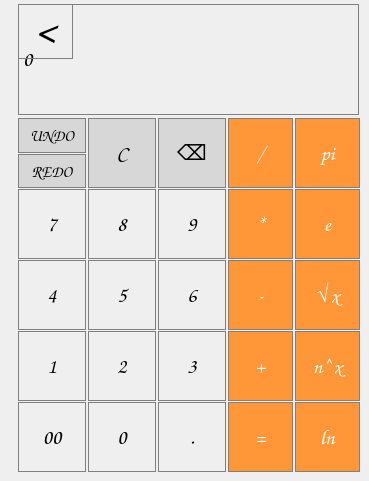
   <widget class="QWidget" name="page_2">
    <widget class="QPushButton" name="pushBtn_Backspace1">
     <property name="geometry">
      <rect>
       <x>158</x>
       <y>118</y>
       <width>68</width>
       <height>70</height>
      </rect>
     </property>
     <property name="font">
      <font>
       <family>Comic Sans MS</family>
       <pointsize>16</pointsize>
      </font>
     </property>
     <property name="styleSheet">
      <string notr="true">QPushButton {
  color: black;
  background-color: rgb(215, 215, 215);
  border: 1px solid gray;
}
QPushButton:pressed {
    background-color: qlineargradient(x1: 0, y1: 0, x2: 0, y2: 1,
                                      stop: 0 #BEBEBE, stop: 1 #D7D7D7);
}</string>
     </property>
     <property name="text">
      <string>⌫</string>
     </property>
    </widget>
    <widget class="QPushButton" name="pushBtn_Redo1">
     <property name="geometry">
      <rect>
       <x>18</x>
       <y>154</y>
       <width>68</width>
       <height>34</height>
      </rect>
     </property>
     <property name="font">
      <font>
       <family>Comic Sans MS</family>
       <pointsize>12</pointsize>
      </font>
     </property>
     <property name="styleSheet">
      <string notr="true">QPushButton {
  color: black;
  background-color: rgb(215, 215, 215);
  border: 1px solid gray;
}
QPushButton:pressed {
    background-color: qlineargradient(x1: 0, y1: 0, x2: 0, y2: 1,
                                      stop: 0 #BEBEBE, stop: 1 #D7D7D7);
}</string>
     </property>
     <property name="text">
      <string>REDO</string>
     </property>
    </widget>
    <widget class="QPushButton" name="pushBtn_Clear1">
     <property name="geometry">
      <rect>
       <x>88</x>
       <y>118</y>
       <width>68</width>
       <height>70</height>
      </rect>
     </property>
     <property name="font">
      <font>
       <family>Comic Sans MS</family>
       <pointsize>16</pointsize>
      </font>
     </property>
     <property name="styleSheet">
      <string notr="true">QPushButton {
  color: black;
  background-color: rgb(215, 215, 215);
  border: 1px solid gray;
}
QPushButton:pressed {
    background-color: qlineargradient(x1: 0, y1: 0, x2: 0, y2: 1,
                                      stop: 0 #BEBEBE, stop: 1 #D7D7D7);
}</string>
     </property>
     <property name="text">
      <string>C</string>
     </property>
    </widget>
    <widget class="QPushButton" name="pushBtn_Undo1">
     <property name="geometry">
      <rect>
       <x>18</x>
       <y>118</y>
       <width>68</width>
       <height>35</height>
      </rect>
     </property>
     <property name="font">
      <font>
       <family>Comic Sans MS</family>
       <pointsize>12</pointsize>
      </font>
     </property>
     <property name="styleSheet">
      <string notr="true">QPushButton {
  color: black;
  background-color: rgb(215, 215, 215);
  border: 1px solid gray;
}
QPushButton:pressed {
    background-color: qlineargradient(x1: 0, y1: 0, x2: 0, y2: 1,
                                      stop: 0 #BEBEBE, stop: 1 #D7D7D7);
}</string>
     </property>
     <property name="text">
      <string>UNDO</string>
     </property>
    </widget>
    <widget class="QPushButton" name="pushBtn_Div1">
     <property name="geometry">
      <rect>
       <x>228</x>
       <y>118</y>
       <width>65</width>
       <height>70</height>
      </rect>
     </property>
     <property name="font">
      <font>
       <family>Comic Sans MS</family>
       <pointsize>16</pointsize>
      </font>
     </property>
     <property name="styleSheet">
      <string notr="true">QPushButton {
  background-color: rgb(255, 151, 57);
  color: white; 
  border: 1px solid gray;
}

QPushButton:pressed {
    background-color: qlineargradient(x1: 0, y1: 0, x2: 0, y2: 1,
                                      stop: 0 #FF7832, stop: 1 #FF9739);
}</string>
     </property>
     <property name="text">
      <string>/</string>
     </property>
    </widget>
    <widget class="QPushButton" name="pushBtn_16">
     <property name="geometry">
      <rect>
       <x>158</x>
       <y>260</y>
       <width>68</width>
       <height>70</height>
      </rect>
     </property>
     <property name="font">
      <font>
       <family>Comic Sans MS</family>
       <pointsize>16</pointsize>
      </font>
     </property>
     <property name="styleSheet">
      <string notr="true">QPushButton {
   color: black;
   border: 1px solid gray;
}
QPushButton:pressed {
    background-color: qlineargradient(x1: 0, y1: 0, x2: 0, y2: 1,
                                      stop: 0 #dadbde, stop: 1 #f6f7fa);
}</string>
     </property>
     <property name="text">
      <string>6</string>
     </property>
    </widget>
    <widget class="QPushButton" name="pushBtn_19">
     <property name="geometry">
      <rect>
       <x>158</x>
       <y>189</y>
       <width>68</width>
       <height>70</height>
      </rect>
     </property>
     <property name="font">
      <font>
       <family>Comic Sans MS</family>
       <pointsize>16</pointsize>
      </font>
     </property>
     <property name="styleSheet">
      <string notr="true">QPushButton {
   color: black;
   border: 1px solid gray;
}
QPushButton:pressed {
    background-color: qlineargradient(x1: 0, y1: 0, x2: 0, y2: 1,
                                      stop: 0 #dadbde, stop: 1 #f6f7fa);
}</string>
     </property>
     <property name="text">
      <string>9</string>
     </property>
    </widget>
    <widget class="QPushButton" name="pushBtn_18">
     <property name="geometry">
      <rect>
       <x>88</x>
       <y>189</y>
       <width>68</width>
       <height>70</height>
      </rect>
     </property>
     <property name="font">
      <font>
       <family>Comic Sans MS</family>
       <pointsize>16</pointsize>
      </font>
     </property>
     <property name="styleSheet">
      <string notr="true">QPushButton {
   color: black;
   border: 1px solid gray;
}
QPushButton:pressed {
    background-color: qlineargradient(x1: 0, y1: 0, x2: 0, y2: 1,
                                      stop: 0 #dadbde, stop: 1 #f6f7fa);
}</string>
     </property>
     <property name="text">
      <string>8</string>
     </property>
    </widget>
    <widget class="QPushButton" name="pushBtn_17">
     <property name="geometry">
      <rect>
       <x>18</x>
       <y>189</y>
       <width>68</width>
       <height>70</height>
      </rect>
     </property>
     <property name="font">
      <font>
       <family>Comic Sans MS</family>
       <pointsize>16</pointsize>
      </font>
     </property>
     <property name="styleSheet">
      <string notr="true">QPushButton {
   color: black;
   border: 1px solid gray;
}
QPushButton:pressed {
    background-color: qlineargradient(x1: 0, y1: 0, x2: 0, y2: 1,
                                      stop: 0 #dadbde, stop: 1 #f6f7fa);
}</string>
     </property>
     <property name="text">
      <string>7</string>
     </property>
    </widget>
    <widget class="QPushButton" name="pushBtn_Mult1">
     <property name="geometry">
      <rect>
       <x>228</x>
       <y>189</y>
       <width>65</width>
       <height>70</height>
      </rect>
     </property>
     <property name="font">
      <font>
       <family>Comic Sans MS</family>
       <pointsize>16</pointsize>
      </font>
     </property>
     <property name="styleSheet">
      <string notr="true">QPushButton {
  background-color: rgb(255, 151, 57);
  color: white; 
  border: 1px solid gray;
}

QPushButton:pressed {
    background-color: qlineargradient(x1: 0, y1: 0, x2: 0, y2: 1,
                                      stop: 0 #FF7832, stop: 1 #FF9739);
}</string>
     </property>
     <property name="text">
      <string>*</string>
     </property>
    </widget>
    <widget class="QPushButton" name="pushBtn_Sub1">
     <property name="geometry">
      <rect>
       <x>228</x>
       <y>260</y>
       <width>65</width>
       <height>70</height>
      </rect>
     </property>
     <property name="font">
      <font>
       <family>Comic Sans MS</family>
       <pointsize>16</pointsize>
      </font>
     </property>
     <property name="styleSheet">
      <string notr="true">QPushButton {
  background-color: rgb(255, 151, 57);
  color: white; 
  border: 1px solid gray;
}

QPushButton:pressed {
    background-color: qlineargradient(x1: 0, y1: 0, x2: 0, y2: 1,
                                      stop: 0 #FF7832, stop: 1 #FF9739);
}</string>
     </property>
     <property name="text">
      <string>-</string>
     </property>
    </widget>
    <widget class="QPushButton" name="pushBtn_15">
     <property name="geometry">
      <rect>
       <x>88</x>
       <y>260</y>
       <width>68</width>
       <height>70</height>
      </rect>
     </property>
     <property name="font">
      <font>
       <family>Comic Sans MS</family>
       <pointsize>16</pointsize>
      </font>
     </property>
     <property name="styleSheet">
      <string notr="true">QPushButton {
   color: black;
   border: 1px solid gray;
}
QPushButton:pressed {
    background-color: qlineargradient(x1: 0, y1: 0, x2: 0, y2: 1,
                                      stop: 0 #dadbde, stop: 1 #f6f7fa);
}</string>
     </property>
     <property name="text">
      <string>5</string>
     </property>
    </widget>
    <widget class="QPushButton" name="pushBtn_14">
     <property name="geometry">
      <rect>
       <x>18</x>
       <y>260</y>
       <width>68</width>
       <height>70</height>
      </rect>
     </property>
     <property name="font">
      <font>
       <family>Comic Sans MS</family>
       <pointsize>16</pointsize>
      </font>
     </property>
     <property name="styleSheet">
      <string notr="true">QPushButton {
   color: black;
   border: 1px solid gray;
}
QPushButton:pressed {
    background-color: qlineargradient(x1: 0, y1: 0, x2: 0, y2: 1,
                                      stop: 0 #dadbde, stop: 1 #f6f7fa);
}</string>
     </property>
     <property name="text">
      <string>4</string>
     </property>
    </widget>
    <widget class="QLabel" name="screen_2">
     <property name="geometry">
      <rect>
       <x>18</x>
       <y>4</y>
       <width>341</width>
       <height>111</height>
      </rect>
     </property>
     <property name="font">
      <font>
       <family>Comic Sans MS</family>
       <pointsize>16</pointsize>
       <italic>false</italic>
      </font>
     </property>
     <property name="styleSheet">
      <string notr="true">QLabel {
  color: black;
  qproperty-alignment: 'AlignVCenter | AlignRight';
  border: 1px solid gray;
}</string>
     </property>
     <property name="frameShape">
      <enum>QFrame::Shape::Box</enum>
     </property>
     <property name="text">
      <string>0</string>
     </property>
    </widget>
    <widget class="QPushButton" name="pushBtn_Equals1">
     <property name="geometry">
      <rect>
       <x>228</x>
       <y>402</y>
       <width>65</width>
       <height>70</height>
      </rect>
     </property>
     <property name="font">
      <font>
       <family>Comic Sans MS</family>
       <pointsize>16</pointsize>
      </font>
     </property>
     <property name="styleSheet">
      <string notr="true">QPushButton {
  background-color: rgb(255, 151, 57);
  color: white; 
  border: 1px solid gray;
}

QPushButton:pressed {
    background-color: qlineargradient(x1: 0, y1: 0, x2: 0, y2: 1,
                                      stop: 0 #FF7832, stop: 1 #FF9739);
}</string>
     </property>
     <property name="text">
      <string>=</string>
     </property>
    </widget>
    <widget class="QPushButton" name="pushBtn_Add1">
     <property name="geometry">
      <rect>
       <x>228</x>
       <y>331</y>
       <width>65</width>
       <height>70</height>
      </rect>
     </property>
     <property name="font">
      <font>
       <family>Comic Sans MS</family>
       <pointsize>16</pointsize>
      </font>
     </property>
     <property name="styleSheet">
      <string notr="true">QPushButton {
  background-color: rgb(255, 151, 57);
  color: white; 
  border: 1px solid gray;
}

QPushButton:pressed {
    background-color: qlineargradient(x1: 0, y1: 0, x2: 0, y2: 1,
                                      stop: 0 #FF7832, stop: 1 #FF9739);
}</string>
     </property>
     <property name="text">
      <string>+</string>
     </property>
    </widget>
    <widget class="QPushButton" name="pushBtn_13">
     <property name="geometry">
      <rect>
       <x>158</x>
       <y>331</y>
       <width>68</width>
       <height>70</height>
      </rect>
     </property>
     <property name="font">
      <font>
       <family>Comic Sans MS</family>
       <pointsize>16</pointsize>
      </font>
     </property>
     <property name="styleSheet">
      <string notr="true">QPushButton {
   color: black;
   border: 1px solid gray;
}
QPushButton:pressed {
    background-color: qlineargradient(x1: 0, y1: 0, x2: 0, y2: 1,
                                      stop: 0 #dadbde, stop: 1 #f6f7fa);
}</string>
     </property>
     <property name="text">
      <string>3</string>
     </property>
    </widget>
    <widget class="QPushButton" name="pushBtn_11">
     <property name="geometry">
      <rect>
       <x>18</x>
       <y>331</y>
       <width>68</width>
       <height>70</height>
      </rect>
     </property>
     <property name="font">
      <font>
       <family>Comic Sans MS</family>
       <pointsize>16</pointsize>
      </font>
     </property>
     <property name="styleSheet">
      <string notr="true">QPushButton {
   color: black;
   border: 1px solid gray;
}
QPushButton:pressed {
    background-color: qlineargradient(x1: 0, y1: 0, x2: 0, y2: 1,
                                      stop: 0 #dadbde, stop: 1 #f6f7fa);
}</string>
     </property>
     <property name="text">
      <string>1</string>
     </property>
    </widget>
    <widget class="QPushButton" name="pushBtn_FloatingPoint1">
     <property name="geometry">
      <rect>
       <x>158</x>
       <y>402</y>
       <width>68</width>
       <height>70</height>
      </rect>
     </property>
     <property name="font">
      <font>
       <family>Comic Sans MS</family>
       <pointsize>16</pointsize>
      </font>
     </property>
     <property name="styleSheet">
      <string notr="true">QPushButton {
   color: black;
   border: 1px solid gray;
}
QPushButton:pressed {
    background-color: qlineargradient(x1: 0, y1: 0, x2: 0, y2: 1,
                                      stop: 0 #dadbde, stop: 1 #f6f7fa);
}</string>
     </property>
     <property name="text">
      <string>.</string>
     </property>
    </widget>
    <widget class="QPushButton" name="pushBtn_100">
     <property name="geometry">
      <rect>
       <x>18</x>
       <y>402</y>
       <width>68</width>
       <height>70</height>
      </rect>
     </property>
     <property name="font">
      <font>
       <family>Comic Sans MS</family>
       <pointsize>16</pointsize>
      </font>
     </property>
     <property name="styleSheet">
      <string notr="true">QPushButton {
   color: black;
   border: 1px solid gray;
}
QPushButton:pressed {
    background-color: qlineargradient(x1: 0, y1: 0, x2: 0, y2: 1,
                                      stop: 0 #dadbde, stop: 1 #f6f7fa);
}</string>
     </property>
     <property name="text">
      <string>00</string>
     </property>
    </widget>
    <widget class="QPushButton" name="pushBtn_10">
     <property name="geometry">
      <rect>
       <x>88</x>
       <y>402</y>
       <width>68</width>
       <height>70</height>
      </rect>
     </property>
     <property name="font">
      <font>
       <family>Comic Sans MS</family>
       <pointsize>16</pointsize>
      </font>
     </property>
     <property name="styleSheet">
      <string notr="true">QPushButton {
   color: black;
   border: 1px solid gray;
}
QPushButton:pressed {
    background-color: qlineargradient(x1: 0, y1: 0, x2: 0, y2: 1,
                                      stop: 0 #dadbde, stop: 1 #f6f7fa);
}</string>
     </property>
     <property name="text">
      <string>0</string>
     </property>
    </widget>
    <widget class="QPushButton" name="pushBtn_12">
     <property name="geometry">
      <rect>
       <x>88</x>
       <y>331</y>
       <width>68</width>
       <height>70</height>
      </rect>
     </property>
     <property name="font">
      <font>
       <family>Comic Sans MS</family>
       <pointsize>16</pointsize>
      </font>
     </property>
     <property name="styleSheet">
      <string notr="true">QPushButton {
   color: black;
   border: 1px solid gray;
}
QPushButton:pressed {
    background-color: qlineargradient(x1: 0, y1: 0, x2: 0, y2: 1,
                                      stop: 0 #dadbde, stop: 1 #f6f7fa);
}</string>
     </property>
     <property name="text">
      <string>2</string>
     </property>
    </widget>
    <widget class="QPushButton" name="pushBtn_Menu1">
     <property name="geometry">
      <rect>
       <x>18</x>
       <y>4</y>
       <width>55</width>
       <height>55</height>
      </rect>
     </property>
     <property name="font">
      <font>
       <family>Comic Sans MS</family>
       <pointsize>30</pointsize>
       <italic>false</italic>
       <bold>false</bold>
      </font>
     </property>
     <property name="styleSheet">
      <string notr="true">QPushButton {
   color: black;
   border: 1px solid gray;
}
QPushButton:pressed {
    background-color: qlineargradient(x1: 0, y1: 0, x2: 0, y2: 1,
                                      stop: 0 #dadbde, stop: 1 #f6f7fa);
}</string>
     </property>
     <property name="text">
      <string>&lt;</string>
     </property>
    </widget>
    <widget class="QPushButton" name="pushBtn_pow">
     <property name="geometry">
      <rect>
       <x>295</x>
       <y>331</y>
       <width>65</width>
       <height>70</height>
      </rect>
     </property>
     <property name="font">
      <font>
       <family>Comic Sans MS</family>
       <pointsize>16</pointsize>
      </font>
     </property>
     <property name="styleSheet">
      <string notr="true">QPushButton {
  background-color: rgb(255, 151, 57);
  color: white; 
  border: 1px solid gray;
}

QPushButton:pressed {
    background-color: qlineargradient(x1: 0, y1: 0, x2: 0, y2: 1,
                                      stop: 0 #FF7832, stop: 1 #FF9739);
}</string>
     </property>
     <property name="text">
      <string>n^x</string>
     </property>
    </widget>
    <widget class="QPushButton" name="pushBtn_exp">
     <property name="geometry">
      <rect>
       <x>295</x>
       <y>189</y>
       <width>65</width>
       <height>70</height>
      </rect>
     </property>
     <property name="font">
      <font>
       <family>Comic Sans MS</family>
       <pointsize>16</pointsize>
      </font>
     </property>
     <property name="styleSheet">
      <string notr="true">QPushButton {
  background-color: rgb(255, 151, 57);
  color: white; 
  border: 1px solid gray;
}

QPushButton:pressed {
    background-color: qlineargradient(x1: 0, y1: 0, x2: 0, y2: 1,
                                      stop: 0 #FF7832, stop: 1 #FF9739);
}</string>
     </property>
     <property name="text">
      <string>e</string>
     </property>
    </widget>
    <widget class="QPushButton" name="pushBtn_natural_log">
     <property name="geometry">
      <rect>
       <x>295</x>
       <y>402</y>
       <width>65</width>
       <height>70</height>
      </rect>
     </property>
     <property name="font">
      <font>
       <family>Comic Sans MS</family>
       <pointsize>16</pointsize>
      </font>
     </property>
     <property name="styleSheet">
      <string notr="true">QPushButton {
  background-color: rgb(255, 151, 57);
  color: white; 
  border: 1px solid gray;
}

QPushButton:pressed {
    background-color: qlineargradient(x1: 0, y1: 0, x2: 0, y2: 1,
                                      stop: 0 #FF7832, stop: 1 #FF9739);
}</string>
     </property>
     <property name="text">
      <string>ln</string>
     </property>
    </widget>
    <widget class="QPushButton" name="pushBtn_pi">
     <property name="geometry">
      <rect>
       <x>295</x>
       <y>118</y>
       <width>65</width>
       <height>70</height>
      </rect>
     </property>
     <property name="font">
      <font>
       <family>Comic Sans MS</family>
       <pointsize>16</pointsize>
      </font>
     </property>
     <property name="styleSheet">
      <string notr="true">QPushButton {
  background-color: rgb(255, 151, 57);
  color: white; 
  border: 1px solid gray;
}

QPushButton:pressed {
    background-color: qlineargradient(x1: 0, y1: 0, x2: 0, y2: 1,
                                      stop: 0 #FF7832, stop: 1 #FF9739);
}</string>
     </property>
     <property name="text">
      <string>pi</string>
     </property>
    </widget>
    <widget class="QPushButton" name="pushBtn_sqrt">
     <property name="geometry">
      <rect>
       <x>295</x>
       <y>260</y>
       <width>65</width>
       <height>70</height>
      </rect>
     </property>
     <property name="font">
      <font>
       <family>Comic Sans MS</family>
       <pointsize>16</pointsize>
      </font>
     </property>
     <property name="styleSheet">
      <string notr="true">QPushButton {
  background-color: rgb(255, 151, 57);
  color: white; 
  border: 1px solid gray;
}

QPushButton:pressed {
    background-color: qlineargradient(x1: 0, y1: 0, x2: 0, y2: 1,
                                      stop: 0 #FF7832, stop: 1 #FF9739);
}</string>
     </property>
     <property name="text">
      <string>√x</string>
     </property>
    </widget>
    <zorder>pushBtn_Backspace1</zorder>
    <zorder>pushBtn_Redo1</zorder>
    <zorder>pushBtn_Clear1</zorder>
    <zorder>pushBtn_Undo1</zorder>
    <zorder>pushBtn_Div1</zorder>
    <zorder>pushBtn_16</zorder>
    <zorder>pushBtn_19</zorder>
    <zorder>pushBtn_18</zorder>
    <zorder>pushBtn_17</zorder>
    <zorder>pushBtn_Mult1</zorder>
    <zorder>pushBtn_Sub1</zorder>
    <zorder>pushBtn_15</zorder>
    <zorder>pushBtn_14</zorder>
    <zorder>screen_2</zorder>
    <zorder>pushBtn_Equals1</zorder>
    <zorder>pushBtn_Add1</zorder>
    <zorder>pushBtn_13</zorder>
    <zorder>pushBtn_11</zorder>
    <zorder>pushBtn_FloatingPoint1</zorder>
    <zorder>pushBtn_100</zorder>
    <zorder>pushBtn_10</zorder>
    <zorder>pushBtn_12</zorder>
    <zorder>pushBtn_pow</zorder>
    <zorder>pushBtn_exp</zorder>
    <zorder>pushBtn_natural_log</zorder>
    <zorder>pushBtn_pi</zorder>
    <zorder>pushBtn_sqrt</zorder>
    <zorder>pushBtn_Menu1</zorder>
   </widget>
